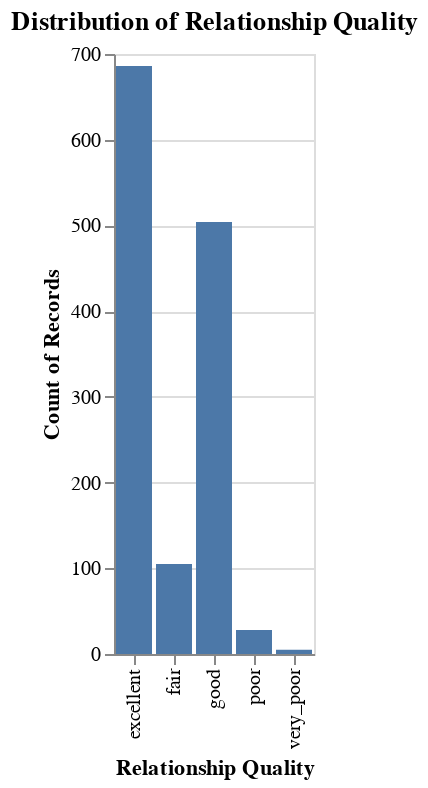

The notebook cell saved with this chart:
### Code cell
alt.Chart(hcmst).mark_bar().encode(
    x=alt.X('relationship_quality', title='Relationship Quality'),
    y='count()'
).properties(
    title='Distribution of Relationship Quality'
)

### Figure 1 — Vega-Lite specification as saved in the notebook (floating-point values rounded to 4 significant figures; data arrays with more than 128 entries replaced by an {"elided": "..."} marker saying what was removed)
{"config": {"view": {"continuousWidth": 300, "continuousHeight": 300}}, "data": {"name": "data-6c62ff0f4ef18e54d35438cd39a85b75"}, "mark": {"type": "bar"}, "encoding": {"x": {"field": "relationship_quality", "title": "Relationship Quality", "type": "nominal"}, "y": {"aggregate": "count", "type": "quantitative"}}, "title": "Distribution of Relationship Quality", "$schema": "https://vega.github.io/schema/vega-lite/v6.1.0.json", "datasets": {"data-6c62ff0f4ef18e54d35438cd39a85b75": {"elided": "1328 records"}}}
